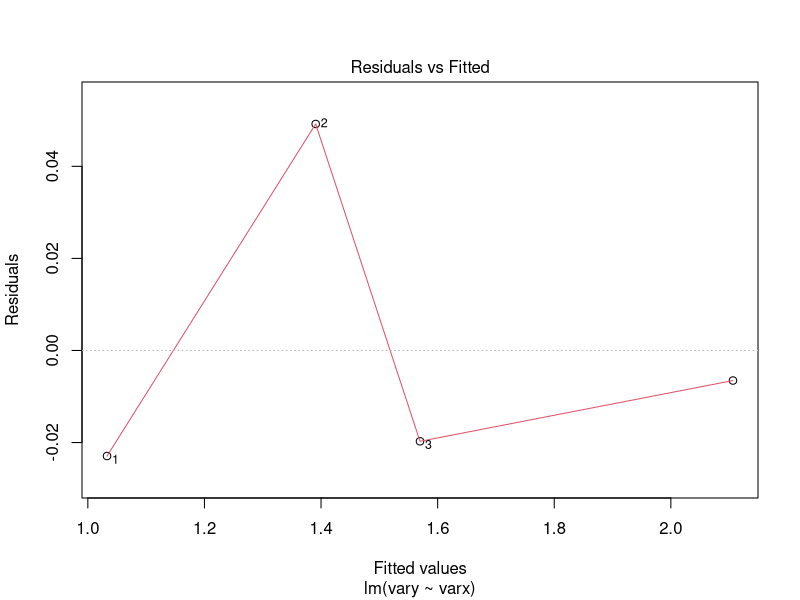
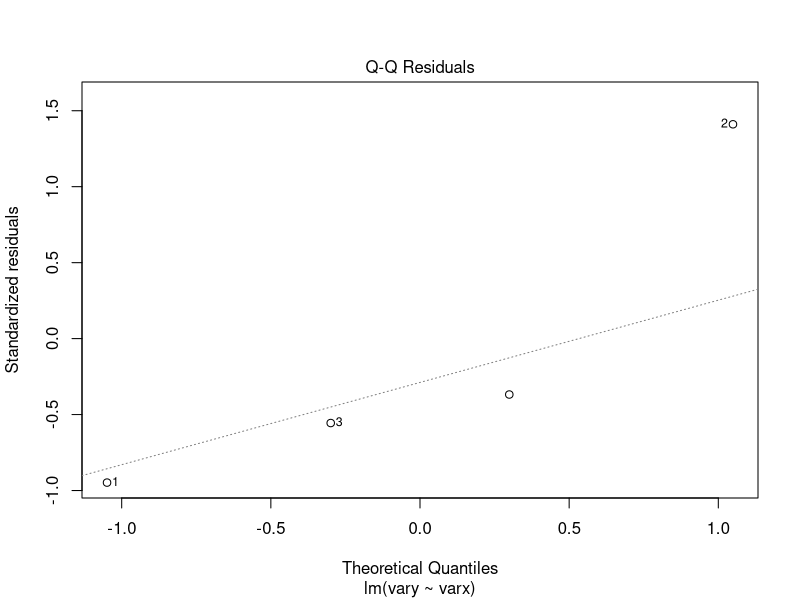
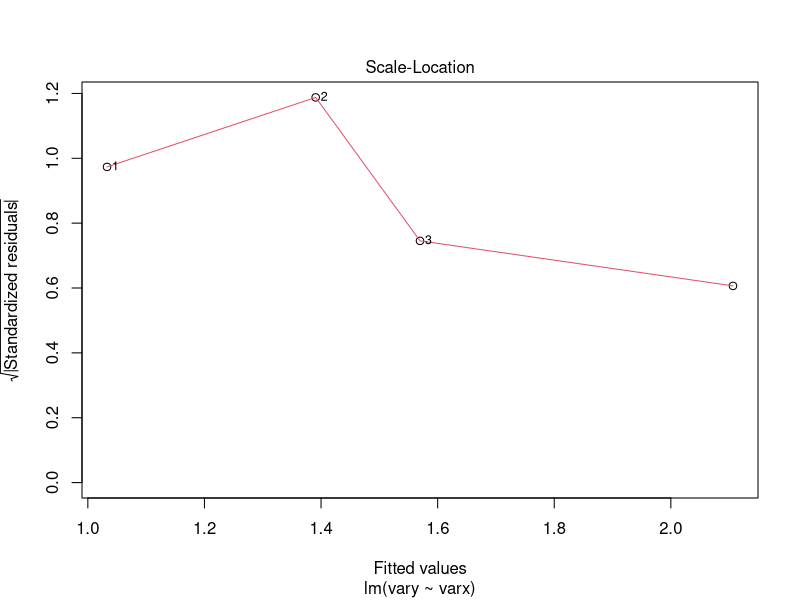
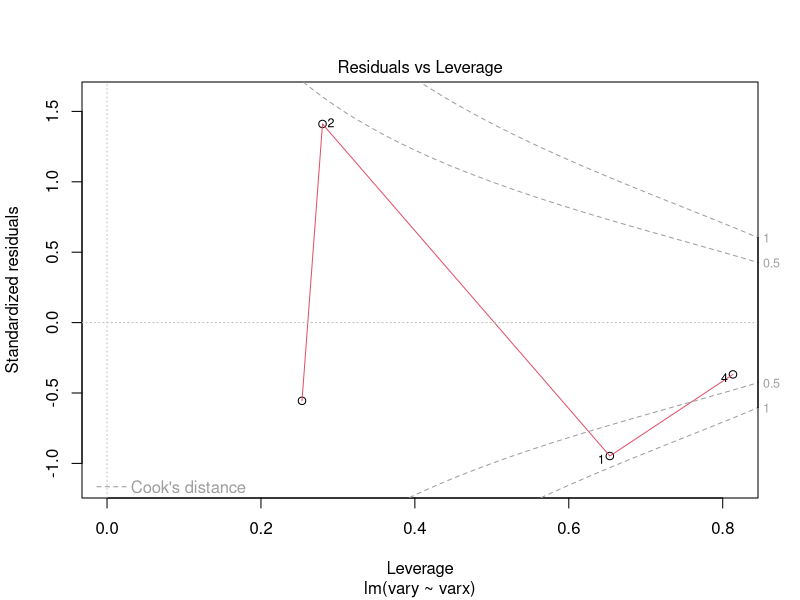
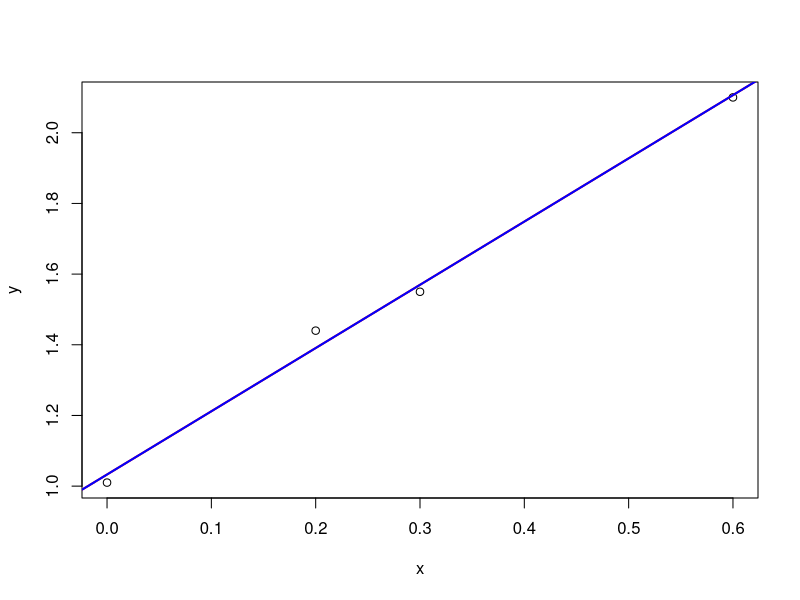
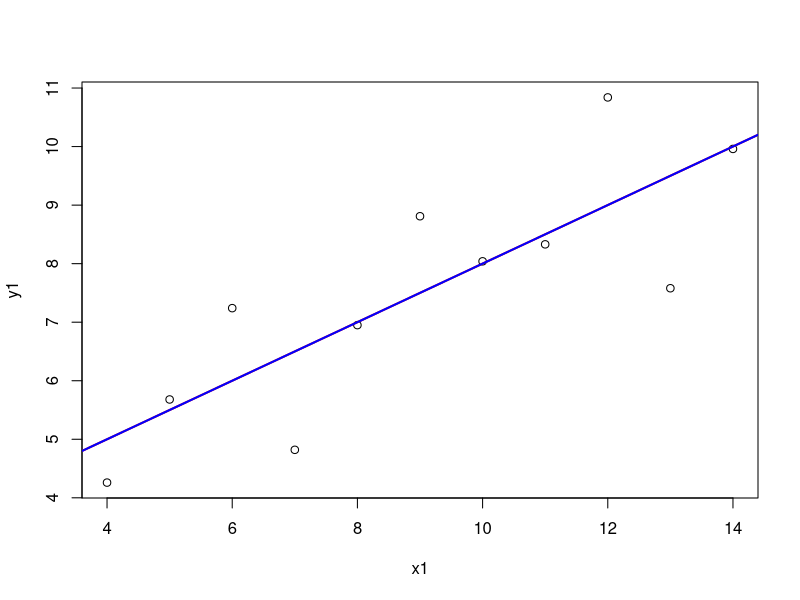
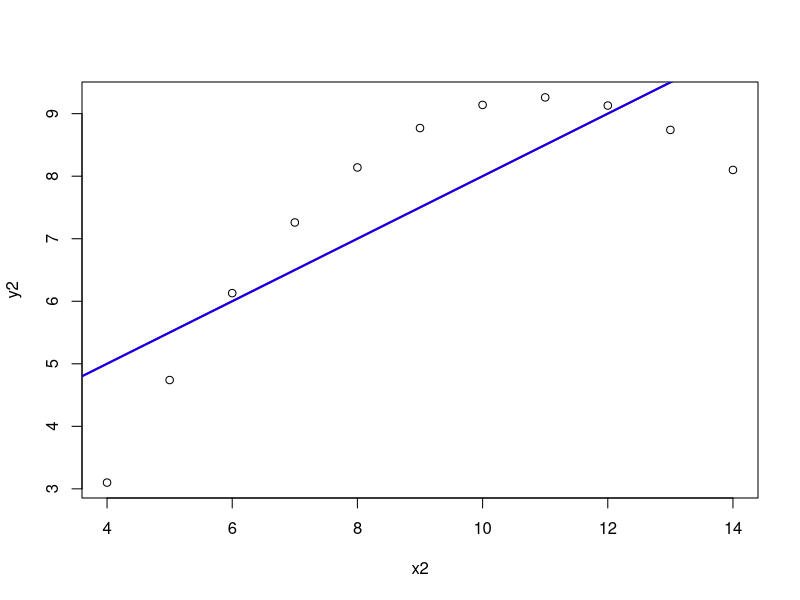
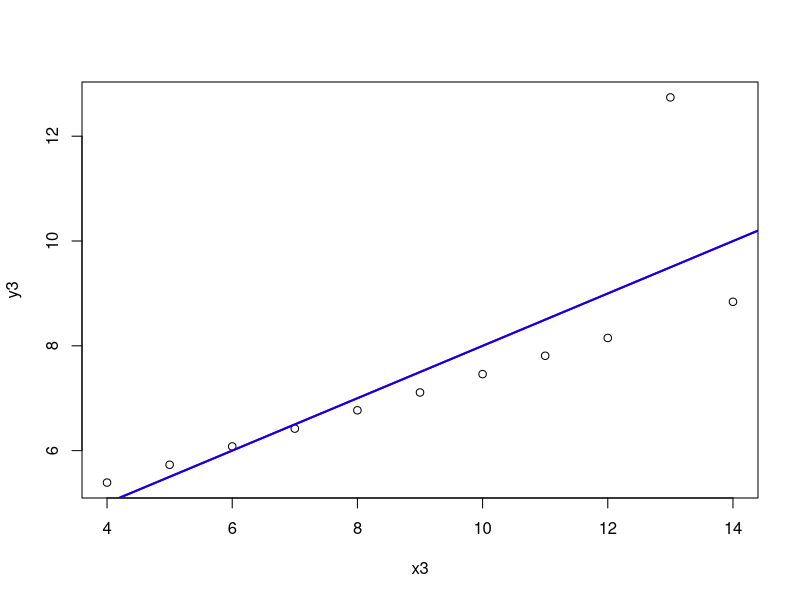

These figures' R source, in order:
donnees <- data.frame(varx = c(0, 0.2, 0.3, 0.6),
                      vary = c(1.01, 1.44, 1.55, 2.1))

reg <- lm(vary~varx, data = donnees)
reg
plot(reg)
# !!!! y AVANT x

x <- c(0, 0.2, 0.3, 0.6)
y <- c(1.01, 1.44, 1.55, 2.1)

a <- reg$coefficients[1]
b <- reg$coefficients[2]

# Q1)
#a == intercept
#b == varx

# Q2)
plot(x, y)
abline(a, b,col="red",lwd=2)
abline(reg, col="blue", lwd=2)

# abline(a, b) a->ordonnée à l'origine et b-> coef directeur

# Q3)
summary(reg)

# somme des résidus
sum(reg$residuals)

# image de moy(x) par la droite
mean(x) * b + a

# moy(y)
mean(y)

# Q4)

# variance totale
vt <- (1/4)  * sum((y - mean(y))**2)
vt

# variance expliquée par la régression
vreg <- (1/4)  * sum((reg$fitted.values - mean(y))**2)
vreg

# variance résiduelle
vres <- (1/4)  * sum((y - reg$fitted.values)**2)
vres

# somme
vreg + vres
vt


vreg / vt
pred_y = x * b + a

cor(y, pred_y, method = c("pearson"))**2


# Q5)
anscombe
attach(anscombe) # attention cette écriture rend impossible la prédiction de nouveaux points
x1
reg1 <- lm(y1 ~ x1)
reg2 <- lm(y2 ~ x2)
reg3 <- lm(y3 ~ x3)
reg4 <- lm(y4 ~ x4)

a1 <- reg1$coefficients[1]
b1 <- reg1$coefficients[2]
a2 <- reg2$coefficients[1]
b2 <- reg2$coefficients[2]
a3 <- reg3$coefficients[1]
b3 <- reg3$coefficients[2]
a4 <- reg4$coefficients[1]
b4 <- reg4$coefficients[2]
a1
a2
a3
a4
b1
b2
b3
b4
# mêmes coefficients alors que distibution différente

plot(x1, y1)
abline(a1, b1,col="red",lwd=2)
abline(reg1, col="blue", lwd=2)

plot(x2, y2)
abline(a2, b2,col="red",lwd=2)
abline(reg2, col="blue", lwd=2)

plot(x3, y3)
abline(a3, b3,col="red",lwd=2)
abline(reg3, col="blue", lwd=2)

plot(x4, y4)
abline(a4, b4,col="red",lwd=2)
abline(reg4, col="blue", lwd=2)

# le modèle linéaire n'est pas adapté pour toutes les données

# Q6)
# qqnorm(rstandard(reg1))
# hnorm
qqnorm(reg1$residuals)
qqline(reg1$residuals, col="red", lwd=2)
hist(rstandard(reg1), freq=FALSE)
curve(dnorm(x, mean=mean(rstandard(reg1)), sd=sd(rstandard(reg1))),add=TRUE, col="red", lwd=2)


qqnorm(reg2$residuals)
qqline(reg2$residuals, col="red", lwd=2)
hist(rstandard(reg2), freq=FALSE)
curve(dnorm(x, mean=mean(rstandard(reg1)), sd=sd(rstandard(reg1))),add=TRUE, col="red", lwd=2)

qqnorm(reg3$residuals)
qqline(reg3$residuals, col="red", lwd=2)
hist(rstandard(reg3), freq=FALSE)
curve(dnorm(x, mean=mean(rstandard(reg1)), sd=sd(rstandard(reg1))),add=TRUE, col="red", lwd=2)

qqnorm(reg4$residuals)
qqline(reg4$residuals, col="red", lwd=2)
hist(rstandard(reg4), freq=FALSE)
curve(dnorm(x, mean=mean(rstandard(reg1)), sd=sd(rstandard(reg1))),add=TRUE, col="red", lwd=2)

# hhom, hind, hlin
plot(reg1$fitted.values, rstandard(reg1))
plot(x1, rstandard(reg1))
abline(0, 0, col="blue", lwd=2)

plot(reg2$fitted.values, rstandard(reg2))
plot(x2, rstandard(reg2))
abline(0, 0, col="blue", lwd=2)

plot(reg3$fitted.values, rstandard(reg3))
plot(x3, rstandard(reg3))
abline(0, 0, col="blue", lwd=2)

plot(reg4$fitted.values, rstandard(reg4))
plot(x4, rstandard(reg4))
abline(0, 0, col="blue", lwd=2)



# Q7)
setwd("/home/user/Bureau/UTC_GI01/SY02/TP/TP5/")
DATA <- read.csv("hooker-data.data")
DATA

x <- DATA$Temp
y <- DATA$Pression
reg <- lm(Pression~Temp, data = DATA)
a <- reg$coefficients[1]
b <- reg$coefficients[2]
a
b

plot(x, y)
abline(reg, col="blue", lwd=2)

# Q8)
confint(reg, level=0.99) # intervalle de confiance pour a et b

# Q9)
?predict.lm

new <- data.frame(Temp = c(97, 99, 100))
predict(reg, new, interval = "confidence") # intervalle de confiance


# Q10)

# Nt = a exp(bt) <=>  ln(Nt) = ln(a exp(bt)) = ln(a) + bt
# ln(Nt) = ln(a) + bt

DATA <- read.csv("moore-data.data")
DATA

plot(DATA$Date.of.introduction, DATA$Transistor.count) # modèle linéaire non adapté
plot(DATA$Date.of.introduction, log(DATA$Transistor.count)) # modèle linéaire semble adapté

reg <- lm(log(Transistor.count)~Date.of.introduction, data = DATA)
reg

a <- reg$coefficients[1]
b <- reg$coefficients[2]

abline(a, b, col="blue", lwd=2)

IC_b <- confint(reg,"Date.of.introduction")
IC_b

new <- data.frame(Date.of.introduction = c(2018))

exp(predict(reg, new, interval = "confidence"))
exp(predict(reg, new, interval = "prediction"))


# exp(b(t+T))/exp(bt) == 2
# exp(bt + bT) / exp(bt) == 2
# exp(bt) * exp(bT) / exp(bt) == 2
# exp(bT) == 2
# bT = log(2)
# T = log(2) / b

log(2) / IC_b

# Q11)
DATA <- read.csv("cedar-data.data")
DATA

x <- DATA$diameter
y <- DATA$height
reg <- lm(height~diameter, data = DATA)
a <- reg$coefficients[1]
b <- reg$coefficients[2]

plot(x, y)
abline(a, b, col="red", lwd=2)
abline(reg, col="blue", lwd=2)

plot(x, reg$residuals)
plot(reg$fitted.values, reg$residuals)
plot(reg$fitted.values, rstandard(reg))
plot(reg, which=1)

# les résidus semblent être corrélés en fonction des valeurs prédites.

# Q12)
boxcox <- function(x, lambda){
  if (lambda == 0)
    return(log(x))
  else
    return((x**lambda - 1)/lambda)
}

# Q13)
par(mfrow = c(2, 3))
for (lambda in c(-1, -1/2, 0, 1/3, 1/2, 1)){
  plot(x, y, main = paste("lambda = ", lambda))
  DATA$modif_diameter <- boxcox(x, lambda)
  reg <- lm(height ~ modif_diameter, data = DATA)
  print(summary(reg)$r.squared)
  curve(reg$coefficients[1] + reg$coefficients[2] * boxcox(x, lambda), add = TRUE)
}

dev.off()

# Q14)

DATA

x <- log(DATA$diameter)
y <- DATA$height
reg <- lm(height~log(diameter), data = DATA)
a <- reg$coefficients[1]
b <- reg$coefficients[2]

plot(x, y)
abline(a, b, col="red", lwd=2)
abline(reg, col="blue", lwd=2)

plot(reg$fitted.values, rstandard(reg))
plot(reg$fitted.values, reg$residuals)
plot(reg, which = 1)
